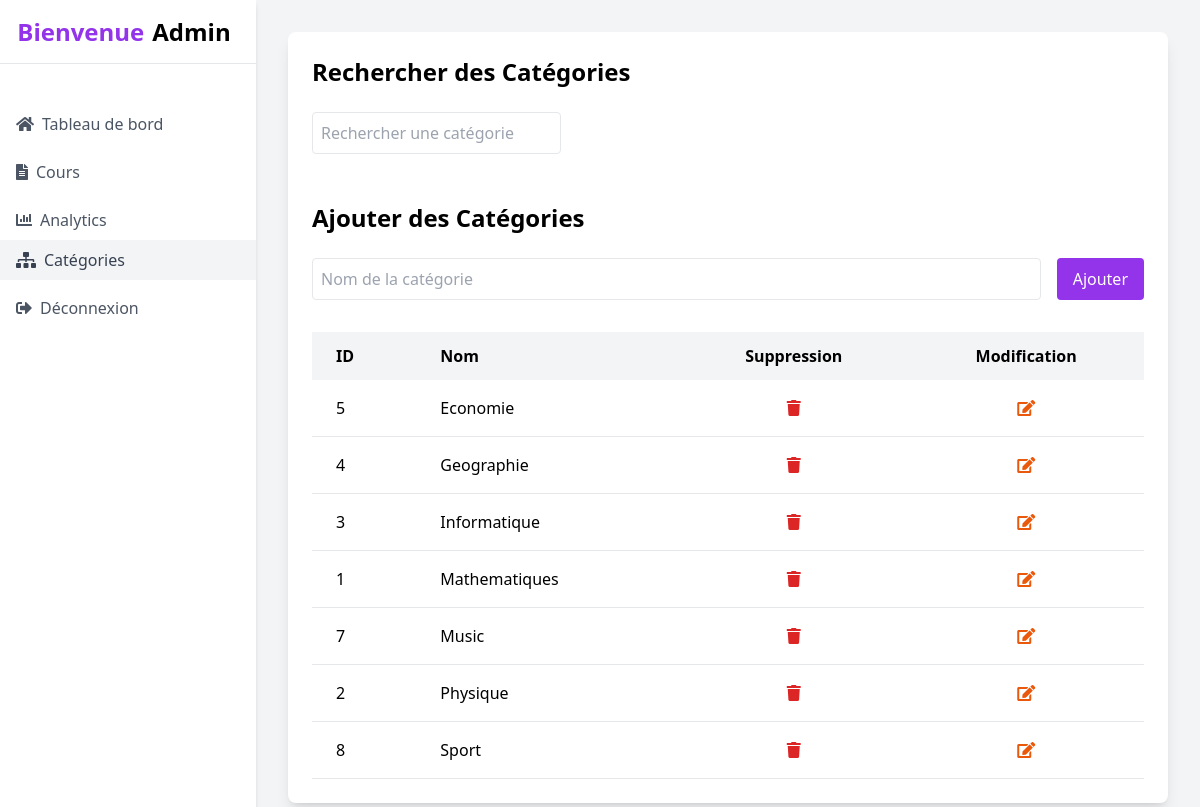
Page /views/admin/gestion_categorie.php (signed in) on the committed database.
### tables this page shows
CREATE TABLE `categories` (
  `id` int NOT NULL,
  `nom` varchar(100) NOT NULL
);

### models/User.php (called while the page is built, shortened)
<?php
class User {
    public function __construct($pdo)
    {
        $this->pdo = $pdo;
        if (isset($_SESSION['user_id'])) {
            $this->id = $_SESSION['user_id'];
            $stmt = $this->pdo->prepare("SELECT * FROM utilisateurs WHERE id = ?");
            $stmt->execute([$this->id]);
            $user = $stmt->fetch();
        }
    }
}
?>

### models/Admin.php (called while the page is built, shortened)
<?php
require_once 'User.php';
class Admin extends User {
    public function getAllCategories() {
        $stmt = $this->pdo->prepare("SELECT * FROM categories");
        $stmt->execute();
        return $stmt->fetchAll(PDO::FETCH_ASSOC);
    }
}

### views/admin/gestion_categorie.php (the view, shortened to what this page needs)
<?php
require_once '../../models/Admin.php';
$db = new Database();
$pdo = $db->connect();
$admin = new Admin($pdo);
$categories = $admin->getAllCategories();
?>
<!DOCTYPE html>
<html lang="en">
<head>
  <script src="https://cdn.tailwindcss.com"></script>
  <link href="https://cdnjs.cloudflare.com/ajax/libs/font-awesome/5.15.3/css/all.min.css" rel="stylesheet"/>
 </head>
<body class="bg-gray-100 font-sans antialiased">
<div class="flex">
   <div class="w-64 bg-white h-screen shadow-md">
    <div class="flex items-center justify-center h-16 border-b">
     <div class="text-2xl font-bold text-purple-600">
      Bienvenue
     </div>
     <div class="ml-2 text-2xl font-semibold">
     <?php echo htmlspecialchars(ucfirst($_SESSION['user_nom'])); ?>
     </div>
    </div>
    <nav class="mt-10">
     <a class="flex items-center px-4 py-2 mt-2 text-gray-600 hover:bg-gray-100" href="dashbord.php">
      <i class="fas fa-home">
      </i>
      <span class="ml-2">
       Tableau de bord
      </span>
     </a>
     <a class="flex items-center px-4 py-2 mt-2 text-gray-600 hover:bg-gray-100" href="gestion_cours.php">
      <i class="fas fa-file-alt">
      </i>
      <span class="ml-2">
       Cours
      </span>
     </a>
     <a class="flex items-center px-4 py-2 mt-2 text-gray-600 hover:bg-gray-100" href="statistique.php">
      <i class="fas fa-chart-bar">
      </i>
      <span class="ml-2">
       Analytics
      </span>
     </a>
     <a class="flex items-center px-4 py-2 text-gray-700 bg-gray-100" href="gestion_categorie.php">
      <i class="fas fa-sitemap"></i>
      <span class="ml-2">
       Catégories
      </span>
     </a>
     <a class="flex items-center px-4 py-2 mt-2 text-gray-600 hover:bg-red-200" href="../user/logout.php">
      <i class="fas fa-sign-out-alt">
      </i>
      <span class="ml-2">
      Déconnexion
      </span>
     </a>
    </nav>
</div>
   <div class="flex-1 p-8">
        <div class="bg-white rounded-lg shadow-lg p-6">
            <h2 class="text-2xl font-bold mb-6">Rechercher des Catégories</h2>
            <input type="text" id="searchInput" placeholder="Rechercher une catégorie" class="flex-1 p-2 border rounded focus:outline-none focus:border-purple-500 mb-12">
            <h2 class="text-2xl font-bold mb-6">Ajouter des Catégories</h2>
            <form action="" method="POST" class="mb-8">
                <div class="flex gap-4">
                    <input type="text" name="nom_categorie" placeholder="Nom de la catégorie" required
                           class="flex-1 p-2 border rounded focus:outline-none focus:border-purple-500">
                    <button type="submit" name="ajouter"
                            class="bg-purple-600 text-white px-4 py-2 rounded hover:bg-purple-700">
                        Ajouter
                    </button>
                </div>
            </form>
            <div class="overflow-x-auto">
                <table class="min-w-full bg-white">
                    <thead class="bg-gray-100">
                        <tr>
                            <th class="py-3 px-6 text-left">ID</th>
                            <th class="py-3 px-6 text-left">Nom</th>
                            <th class="py-3 px-6 text-center">Suppression</th>
                            <th class="py-3 px-6 text-center">Modification</th>
                        </tr>
                    </thead>
                    <tbody>
                        <?php foreach($categories as $categorie): ?>
                            <tr class="border-b hover:bg-gray-50 transaction-row">
                                <td class="py-4 px-6"><?php echo htmlspecialchars($categorie['id']); ?></td>
                                <td class="py-4 px-6"><?php echo htmlspecialchars($categorie['nom']); ?></td>
                                <td class="py-4 px-6 text-center">
                                    <form method="POST" class="inline">
                                        <button type="submit" name="supprimer"
                                              class="text-red-600 hover:text-red-900"
                                                onclick="return confirm('Êtes-vous sûr de vouloir supprimer cette catégorie ?');">
                                                <i class="fas fa-trash"></i>
                                        </button>
                                    </form>
                                </td>
                                <td class="py-4 px-6 text-center">
                                    <button type="button"
                                            onclick="openEditModal('<?php echo $categorie['id']; ?>', '<?php echo htmlspecialchars($categorie['nom']); ?>')"
                                            class="text-orange-600 hover:text-orange-900">
                                            <i class="fas fa-edit"></i>
                                    </button>
                                </td>
                            </tr>
                        <?php endforeach; ?>
                    </tbody>
                </table>
            </div>
        </div>
   </div>
</div>
</body>
</html>

### rows in the picture
categories: id "5", nom "Economie"
categories: id "4", nom "Geographie"
categories: id "3", nom "Informatique"
categories: id "1", nom "Mathematiques"
categories: id "7", nom "Music"
categories: id "2", nom "Physique"
categories: id "8", nom "Sport"

### other values in the picture
$_SESSION['user_nom'] "Admin"
